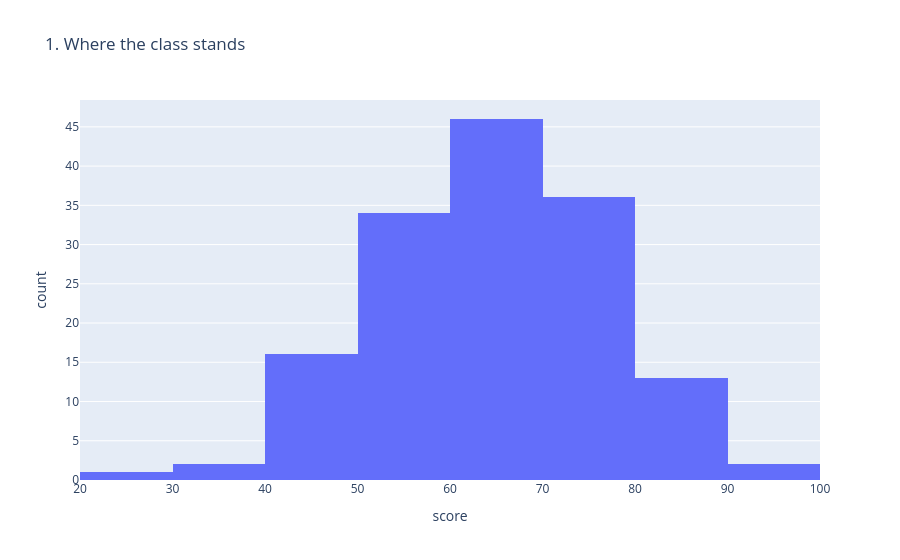

The notebook cell saved with this chart:
### Code cell
fig1 = px.histogram(
    df,
    x="score",
    nbins=12,
    title="1. Where the class stands"
)

fig1.show()

### Figure 1 — Plotly figure (JSON) as saved in the notebook; plotly's stock layout.template omitted (floating-point values rounded to 4 significant figures; data arrays with more than 128 entries replaced by an {"elided": "..."} marker saying what was removed)
{"data": [{"bingroup": "x", "hovertemplate": "score=%{x}<br>count=%{y}<extra></extra>", "legendgroup": "", "marker": {"color": "#636efa", "pattern": {"shape": ""}}, "name": "", "nbinsx": 12, "orientation": "v", "showlegend": false, "type": "histogram", "x": {"elided": "150 float values"}, "xaxis": "x", "yaxis": "y"}], "layout": {"barmode": "relative", "legend": {"tracegroupgap": 0}, "title": {"text": "1. Where the class stands"}, "xaxis": {"anchor": "y", "domain": [0, 1], "title": {"text": "score"}}, "yaxis": {"anchor": "x", "domain": [0, 1], "title": {"text": "count"}}}}
